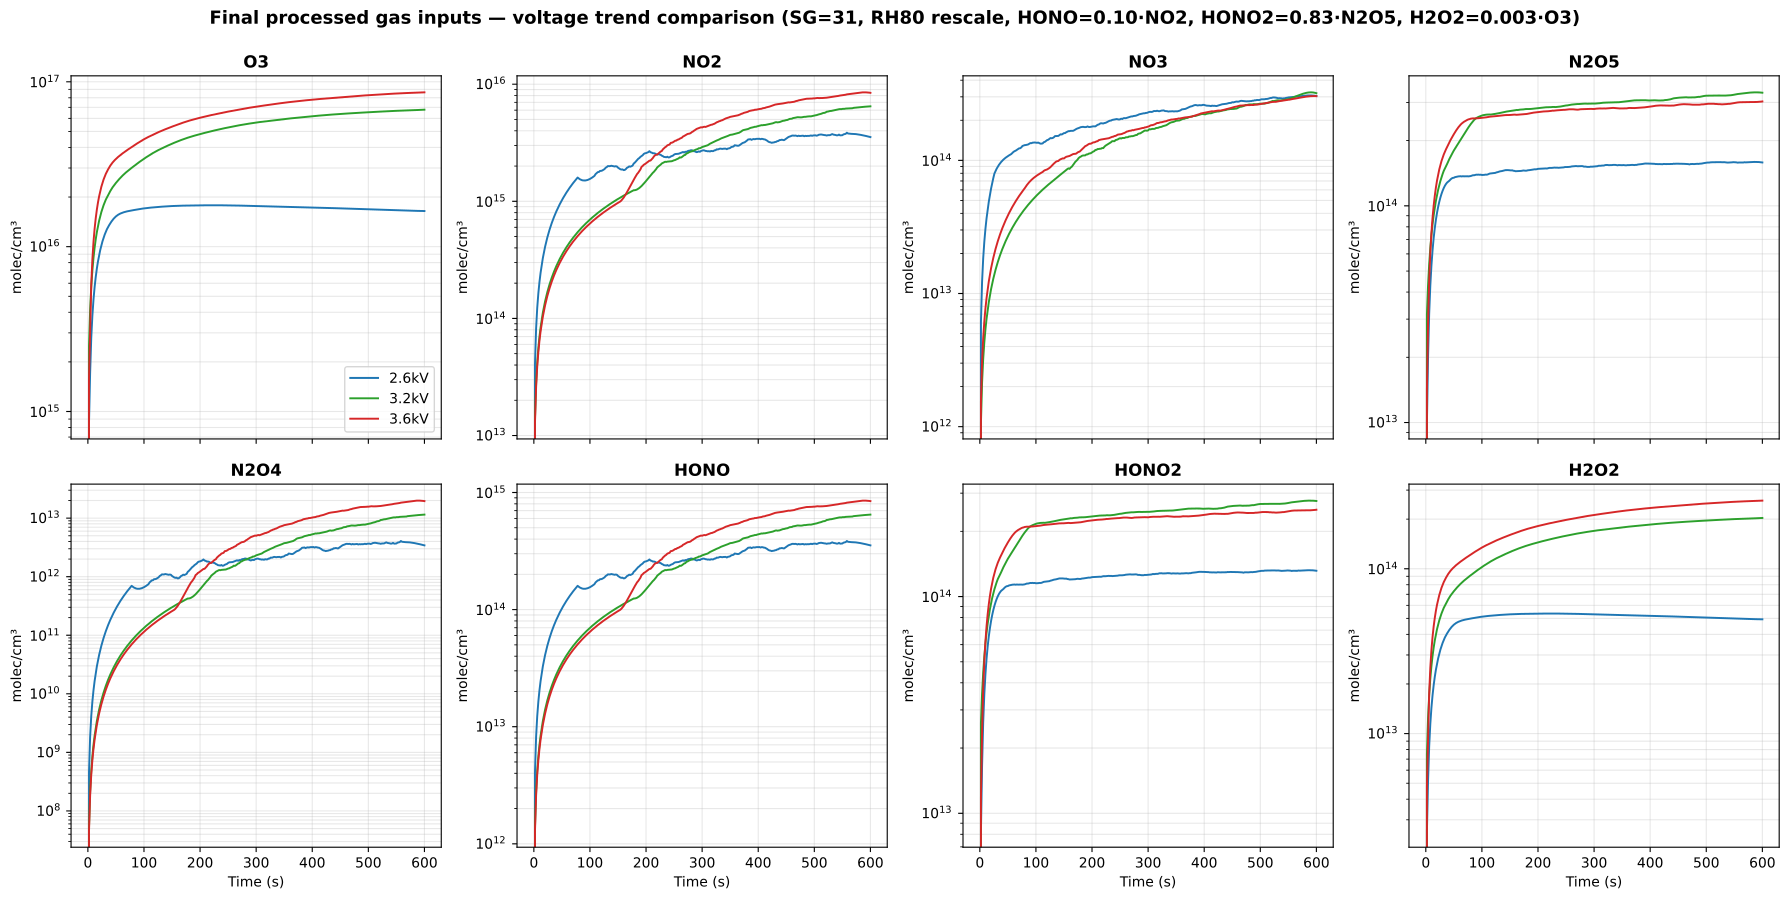

Here is the Python script that generated this plot:
#!/usr/bin/env python3
"""Final processed gas input — voltage trend analysis.

Pipeline (matches gen_all_figures.py):
  1. Raw OAS (Dry) → SG smoothing (window=31)
  2. RH80 rescaling: voltage-specific O3_scale, NO2_O3, N2O5_NO2, NO3_O3
  3. Unmeasured: HONO = 0.10 × NO2, HONO2 = 0.83 × N2O5, H2O2 = 0.003 × O3
  4. N2O4 = Kp · (kT/P) · NO2² (post-rescaling, self-consistent)

각 species에 대해 t=500-600s steady-state 평균을 추출하고 voltage trend 비교.
"""
import sys
import math
from pathlib import Path
import numpy as np
import pandas as pd
import matplotlib.pyplot as plt
from scipy.signal import savgol_filter

_root = Path(__file__).parent.parent.parent
sys.path.insert(0, str(_root / 'Ver4_1D'))

from config_1d import PHYSICAL, N2O4_EQ

GAS_XLSX = _root / 'OAS data' / 'Dry' / '(P-L) 가스활성종 농도.xlsx'

RH80_RATIOS = {
    '2.6kV': {'O3_scale': 0.493, 'NO2_O3': 0.222, 'N2O5_NO2': 0.043, 'NO3_O3': 0.0179},
    '3.2kV': {'O3_scale': 0.647, 'NO2_O3': 0.091, 'N2O5_NO2': 0.054, 'NO3_O3': 0.00442},
    '3.6kV': {'O3_scale': 0.762, 'NO2_O3': 0.095, 'N2O5_NO2': 0.037, 'NO3_O3': 0.00337},
}
HONO_NO2_UNIFORM = 0.10
HONO2_RATIO = 0.83
H2O2_RATIO = 0.003


def preprocess(vals, sg_win=31, min_run=5):
    out = np.maximum(vals.copy(), 0.0)
    n = len(out)
    run_len, run_start, stable_start = 0, -1, n
    for i in range(n):
        if out[i] > 0:
            if run_len == 0:
                run_start = i
            run_len += 1
            if run_len >= min_run:
                stable_start = run_start
                break
        else:
            run_len = 0
    if stable_start >= n:
        return out
    nz = [(i, out[i]) for i in range(stable_start, n) if out[i] > 0]
    if len(nz) >= 2:
        idx = np.array([x[0] for x in nz])
        vs = np.array([x[1] for x in nz])
        for i in range(stable_start, n):
            if out[i] <= 0:
                out[i] = np.interp(i, idx, vs)
    sr = out[stable_start:]
    if len(sr) >= sg_win:
        w = sg_win if sg_win % 2 == 1 else sg_win + 1
        sr = savgol_filter(sr, window_length=w, polyorder=3)
        out[stable_start:] = np.maximum(sr, 0.0)
    if stable_start > 0 and out[stable_start] > 0:
        out[:stable_start] = np.linspace(0, out[stable_start], stable_start + 1)[:-1]
    return out


def load_and_process(voltage):
    """Returns dict {species: time series (molec/cm³)} after full pipeline."""
    df = pd.read_excel(GAS_XLSX, sheet_name=voltage)
    times = df.iloc[:, 0].values.astype(float)

    # Raw measured species
    raw = {}
    for sp in ['O3', 'NO2', 'NO3', 'N2O5']:
        for c in df.columns:
            if sp in str(c):
                raw[sp] = df[c].values.astype(float)
                break

    # SG smoothing
    sm = {sp: preprocess(raw[sp]) for sp in raw}

    # RH80 rescale
    r = RH80_RATIOS[voltage]
    mask = times >= (times[-1] - 100)
    ss = lambda a: max(np.mean(a[mask]), 1e-30)
    o3d, no2d = ss(sm['O3']), ss(sm['NO2'])
    n2o5d, no3d = ss(sm['N2O5']), ss(sm['NO3'])
    o3_80 = o3d * r['O3_scale']
    no2_80 = o3_80 * r['NO2_O3']
    n2o5_80 = no2_80 * r['N2O5_NO2']
    no3_80 = o3_80 * r['NO3_O3']

    out = {
        'O3':   sm['O3']   * (o3_80 / o3d),
        'NO2':  sm['NO2']  * (no2_80 / no2d),
        'N2O5': sm['N2O5'] * (n2o5_80 / n2o5d),
        'NO3':  sm['NO3']  * (no3_80 / no3d),
    }

    # N2O4 from rescaled NO2²
    T = N2O4_EQ.REF_TEMP
    Kp = math.exp(math.log(N2O4_EQ.KP_298)
                  + (N2O4_EQ.DELTA_H / PHYSICAL.R) * (1 / T - 1 / T))
    out['N2O4'] = Kp * PHYSICAL.KB_T_OVER_P * T * (out['NO2'] ** 2)

    # Unmeasured derived
    out['HONO']  = out['NO2']  * HONO_NO2_UNIFORM
    out['HONO2'] = out['N2O5'] * HONO2_RATIO
    out['H2O2']  = out['O3']   * H2O2_RATIO

    return times, out


def ss_mean(times, arr, window=100):
    """steady-state avg over last `window` seconds."""
    mask = times >= (times[-1] - window)
    return float(np.mean(arr[mask]))


def main():
    VOLTS = ['2.6kV', '3.2kV', '3.6kV']
    SPECIES = ['O3', 'NO2', 'NO3', 'N2O5', 'N2O4', 'HONO', 'HONO2', 'H2O2']

    # Collect data
    all_data = {}
    ss_vals = {sp: {} for sp in SPECIES}
    for v in VOLTS:
        times, gas = load_and_process(v)
        all_data[v] = (times, gas)
        for sp in SPECIES:
            ss_vals[sp][v] = ss_mean(times, gas[sp])

    # ─── Table 1: SS values ───
    print("=" * 110)
    print("Final processed gas input — Steady-state values (last 100s avg)")
    print("=" * 110)
    print(f"{'Species':<10} | {'2.6 kV':>14} | {'3.2 kV':>14} | {'3.6 kV':>14}  [molec/cm³]")
    print("-" * 110)
    for sp in SPECIES:
        v_str = " | ".join(f'{ss_vals[sp][v]:>14.3e}' for v in VOLTS)
        print(f"{sp:<10} | {v_str}")

    # ─── Table 2: Voltage scaling ratios ───
    print()
    print("=" * 110)
    print("Voltage scaling — ratios relative to 3.2 kV (baseline)")
    print("=" * 110)
    print(f"{'Species':<10} | {'2.6/3.2':>10} | {'3.2/3.2':>10} | {'3.6/3.2':>10} | {'3.6/2.6':>10} | trend type")
    print("-" * 110)
    for sp in SPECIES:
        base = ss_vals[sp]['3.2kV']
        if base < 1e-30:
            r_26 = r_36 = r_double = 0
        else:
            r_26 = ss_vals[sp]['2.6kV'] / base
            r_36 = ss_vals[sp]['3.6kV'] / base
            r_double = ss_vals[sp]['3.6kV'] / max(ss_vals[sp]['2.6kV'], 1e-30)

        if r_26 < 0.5 and r_36 > 1.5:
            trend = "★ strongly voltage-increasing"
        elif r_36 / r_26 > 2:
            trend = "voltage-increasing"
        elif r_36 / r_26 < 0.5:
            trend = "voltage-decreasing"
        else:
            trend = "weakly voltage-dependent"

        print(f"{sp:<10} | {r_26:>10.3f} | {1.000:>10.3f} | {r_36:>10.3f} | {r_double:>10.2f}× | {trend}")

    # ─── Table 3: Species ratios within voltage ───
    print()
    print("=" * 110)
    print("Species ratios within each voltage — composition comparison")
    print("=" * 110)
    print(f"{'Ratio':<25} | {'2.6 kV':>12} | {'3.2 kV':>12} | {'3.6 kV':>12}")
    print("-" * 110)

    pairs = [
        ('NO2/O3', 'NO2', 'O3'),
        ('N2O5/O3', 'N2O5', 'O3'),
        ('NO3/O3', 'NO3', 'O3'),
        ('N2O5/NO2', 'N2O5', 'NO2'),
        ('N2O4/NO2', 'N2O4', 'NO2'),
        ('HONO/NO2', 'HONO', 'NO2'),
        ('HONO2/N2O5', 'HONO2', 'N2O5'),
        ('H2O2/O3', 'H2O2', 'O3'),
    ]
    for label, num, den in pairs:
        rs = " | ".join(
            f'{ss_vals[num][v]/max(ss_vals[den][v],1e-30):>12.4e}'
            for v in VOLTS
        )
        print(f"{label:<25} | {rs}")

    # ─── Plot: time series for all species, 3 voltages overlaid ───
    n_sp = len(SPECIES)
    fig, axes = plt.subplots(2, 4, figsize=(18, 9), sharex=True)
    colors = {'2.6kV': '#1f77b4', '3.2kV': '#2ca02c', '3.6kV': '#d62728'}

    for i, sp in enumerate(SPECIES):
        ax = axes.flat[i]
        for v in VOLTS:
            times, gas = all_data[v]
            ax.plot(times, gas[sp], label=v, color=colors[v], lw=1.4)
        ax.set_yscale('log')
        ax.set_ylabel('molec/cm³')
        ax.set_title(sp, fontweight='bold')
        ax.grid(True, alpha=0.3, which='both')
        if i == 0:
            ax.legend(loc='best', fontsize=10)

    for ax in axes[1]:
        ax.set_xlabel('Time (s)')

    fig.suptitle(
        'Final processed gas inputs — voltage trend comparison '
        '(SG=31, RH80 rescale, HONO=0.10·NO2, HONO2=0.83·N2O5, H2O2=0.003·O3)',
        fontsize=13, fontweight='bold', y=0.995,
    )
    fig.tight_layout()

    out_dir = Path(__file__).parent
    for ext in ('png', 'pdf'):
        p = out_dir / f'diag_gas_input_voltage_trend.{ext}'
        fig.savefig(p, dpi=200 if ext == 'png' else None, bbox_inches='tight')
        print(f'\nSaved: {p}')


if __name__ == '__main__':
    main()
